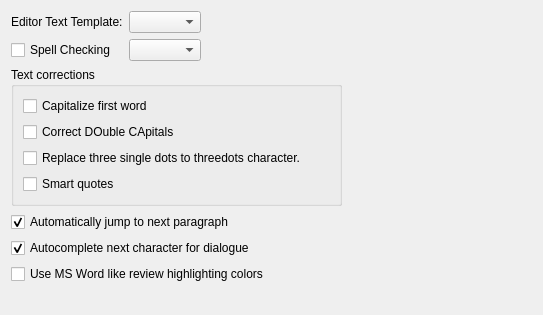
             <widget class="QWidget" name="page">
              <layout class="QGridLayout" name="gridLayout_4">
               <item row="0" column="0">
                <widget class="QLabel" name="label_20">
                 <property name="text">
                  <string>Editor Text Template:</string>
                 </property>
                </widget>
               </item>
               <item row="0" column="1">
                <widget class="QComboBox" name="currentScenarioTemplate"/>
               </item>
               <item row="0" column="2">
                <spacer name="horizontalSpacer_14">
                 <property name="orientation">
                  <enum>Qt::Horizontal</enum>
                 </property>
                 <property name="sizeHint" stdset="0">
                  <size>
                   <width>135</width>
                   <height>20</height>
                  </size>
                 </property>
                </spacer>
               </item>
               <item row="1" column="0">
                <widget class="QCheckBox" name="spellChecking">
                 <property name="text">
                  <string>Spell Checking</string>
                 </property>
                </widget>
               </item>
               <item row="1" column="1">
                <widget class="QComboBox" name="spellCheckingLanguage"/>
               </item>
               <item row="2" column="0" colspan="3">
                <widget class="QGroupBox" name="groupBox_2">
                 <property name="title">
                  <string>Text corrections</string>
                 </property>
                 <layout class="QVBoxLayout" name="verticalLayout_3">
                  <item>
                   <widget class="QCheckBox" name="capitalizeFirstWord">
                    <property name="text">
                     <string>Capitalize first word</string>
                    </property>
                   </widget>
                  </item>
                  <item>
                   <widget class="QCheckBox" name="correctDoubleCapitals">
                    <property name="text">
                     <string>Correct DOuble CApitals</string>
                    </property>
                   </widget>
                  </item>
                  <item>
                   <widget class="QCheckBox" name="replaceThreeDots">
                    <property name="text">
                     <string>Replace three single dots to threedots character.</string>
                    </property>
                   </widget>
                  </item>
                  <item>
                   <widget class="QCheckBox" name="smartQuotes">
                    <property name="text">
                     <string>Smart quotes</string>
                    </property>
                   </widget>
                  </item>
                 </layout>
                </widget>
               </item>
               <item row="2" column="3">
                <spacer name="horizontalSpacer_11">
                 <property name="orientation">
                  <enum>Qt::Horizontal</enum>
                 </property>
                 <property name="sizeHint" stdset="0">
                  <size>
                   <width>190</width>
                   <height>20</height>
                  </size>
                 </property>
                </spacer>
               </item>
               <item row="3" column="0" colspan="3">
                <layout class="QHBoxLayout" name="horizontalLayout_6">
                 <item>
                  <widget class="QCheckBox" name="autoJumpToNextBlock">
                   <property name="text">
                    <string>Automatically jump to next paragraph</string>
                   </property>
                   <property name="checked">
                    <bool>true</bool>
                   </property>
                  </widget>
                 </item>
                 <item>
                  <widget class="ToolTipLabel" name="label_39">
                   <property name="maximumSize">
                    <size>
                     <width>16</width>
                     <height>16</height>
                    </size>
                   </property>
                   <property name="toolTip">
                    <string>For scene heading and character paragraphs.</string>
                   </property>
                   <property name="text">
                    <string/>
                   </property>
                   <property name="pixmap">
                    <pixmap resource="../../../scenarist-core/Resources/Resources.qrc">:/Graphics/Icons/help.png</pixmap>
                   </property>
                   <property name="scaledContents">
                    <bool>true</bool>
                   </property>
                  </widget>
                 </item>
                 <item>
                  <spacer name="horizontalSpacer_23">
                   <property name="orientation">
                    <enum>Qt::Horizontal</enum>
                   </property>
                   <property name="sizeHint" stdset="0">
                    <size>
                     <width>40</width>
                     <height>20</height>
                    </size>
                   </property>
                  </spacer>
                 </item>
                </layout>
               </item>
               <item row="5" column="0" colspan="3">
                <widget class="QCheckBox" name="reviewUseWordHighlight">
                 <property name="text">
                  <string>Use MS Word like review highlighting colors</string>
                 </property>
                </widget>
               </item>
               <item row="4" column="0" colspan="3">
                <widget class="QCheckBox" name="showSuggestionsInEmptyBlocks">
                 <property name="text">
                  <string>Autocomplete next character for dialogue</string>
                 </property>
                 <property name="checked">
                  <bool>true</bool>
                 </property>
                </widget>
               </item>
               <item row="6" column="0" colspan="3">
                <spacer name="verticalSpacer_7">
                 <property name="orientation">
                  <enum>Qt::Vertical</enum>
                 </property>
                 <property name="sizeHint" stdset="0">
                  <size>
                   <width>20</width>
                   <height>20</height>
                  </size>
                 </property>
                </spacer>
               </item>
              </layout>
             </widget>
